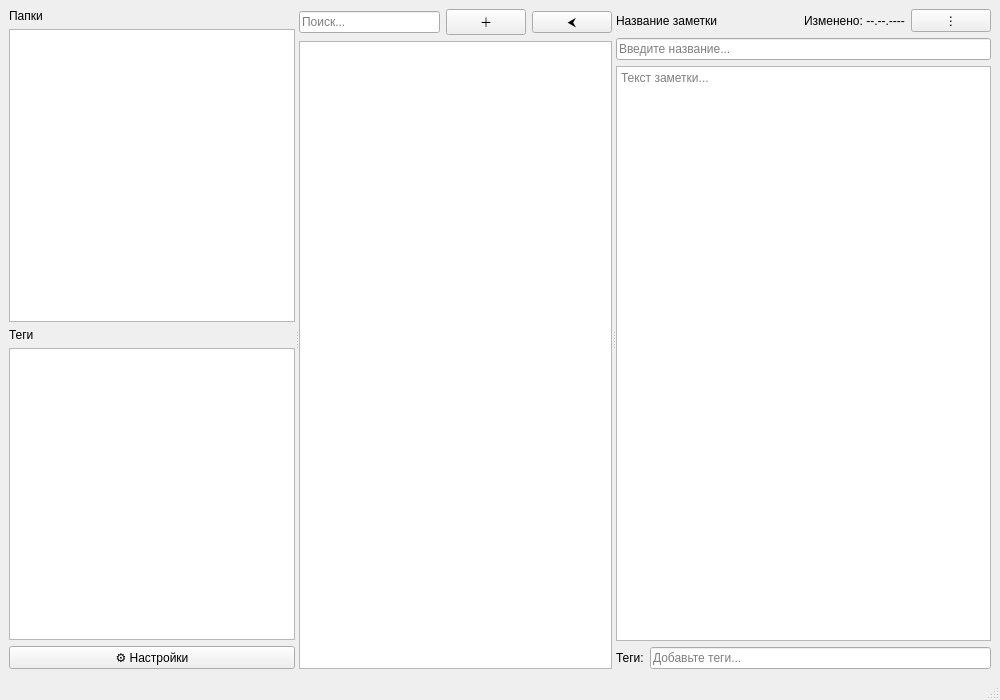
<?xml version="1.0" encoding="UTF-8"?>
<ui version="4.0">
 <class>MainWindow</class>
 <widget class="QMainWindow" name="MainWindow">
  <property name="geometry">
   <rect>
    <x>0</x>
    <y>0</y>
    <width>1000</width>
    <height>700</height>
   </rect>
  </property>
  <property name="windowTitle">
   <string>Notes App</string>
  </property>
  <widget class="QWidget" name="centralwidget">
   <layout class="QHBoxLayout" name="mainLayout">
    <item>
     <widget class="QSplitter" name="mainSplitter">
      <property name="orientation">
       <enum>Qt::Horizontal</enum>
      </property>
      <!-- Левая панель -->
      <widget class="QWidget" name="leftPanel">
       <layout class="QVBoxLayout" name="leftLayout">
        <item>
         <widget class="QLabel" name="foldersLabel">
          <property name="text">
           <string>Папки</string>
          </property>
         </widget>
        </item>
        <item>
         <widget class="QListWidget" name="foldersList"/>
        </item>
        <item>
         <widget class="QLabel" name="tagsLabel">
          <property name="text">
           <string>Теги</string>
          </property>
         </widget>
        </item>
        <item>
         <widget class="QListWidget" name="tagsList"/>
        </item>
        <item>
         <widget class="QPushButton" name="settingsButton">
          <property name="text">
           <string>⚙ Настройки</string>
          </property>
         </widget>
        </item>
       </layout>
      </widget>
      <!-- Центральная панель -->
      <widget class="QWidget" name="centerPanel">
       <layout class="QVBoxLayout" name="centerLayout">
        <item>
         <layout class="QHBoxLayout" name="searchLayout">
          <item>
           <widget class="QLineEdit" name="searchEdit">
            <property name="placeholderText">
             <string>Поиск...</string>
            </property>
           </widget>
          </item>
          <item>
           <widget class="QPushButton" name="addNoteButton">
            <property name="text">
             <string>＋</string>
            </property>
           </widget>
          </item>
          <item>
           <widget class="QPushButton" name="toggleLeftPanelButton">
            <property name="text">
             <string>⮜</string>
            </property>
           </widget>
          </item>
         </layout>
        </item>
        <item>
         <widget class="QListWidget" name="notesList"/>
        </item>
       </layout>
      </widget>
      <!-- Правая панель -->
      <widget class="QWidget" name="rightPanel">
       <layout class="QVBoxLayout" name="rightLayout">
        <item>
         <layout class="QHBoxLayout" name="noteHeaderLayout">
          <item>
           <widget class="QLabel" name="noteTitleLabel">
            <property name="text">
             <string>Название заметки</string>
            </property>
           </widget>
          </item>
          <item>
           <spacer name="headerSpacer">
            <property name="orientation">
             <enum>Qt::Horizontal</enum>
            </property>
            <property name="sizeHint" stdset="0">
             <size>
              <width>40</width>
              <height>20</height>
             </size>
            </property>
           </spacer>
          </item>
          <item>
           <widget class="QLabel" name="editDateLabel">
            <property name="text">
             <string>Изменено: --.--.----</string>
            </property>
            <property name="toolTip">
             <string>Создано: --.--.----</string>
            </property>
           </widget>
          </item>
          <item>
           <widget class="QPushButton" name="menuButton">
            <property name="text">
             <string>⋮</string>
            </property>
           </widget>
          </item>
         </layout>
        </item>
        <item>
         <widget class="QLineEdit" name="noteTitleEdit">
          <property name="placeholderText">
           <string>Введите название...</string>
          </property>
         </widget>
        </item>
        <item>
         <widget class="QTextEdit" name="noteBodyEdit">
          <property name="placeholderText">
           <string>Текст заметки...</string>
          </property>
         </widget>
        </item>
        <item>
         <layout class="QHBoxLayout" name="tagsLayout">
          <item>
           <widget class="QLabel" name="noteTagsLabel">
            <property name="text">
             <string>Теги:</string>
            </property>
           </widget>
          </item>
          <item>
           <widget class="QLineEdit" name="noteTagsEdit">
            <property name="placeholderText">
             <string>Добавьте теги...</string>
            </property>
           </widget>
          </item>
         </layout>
        </item>
       </layout>
      </widget>
     </widget>
    </item>
   </layout>
  </widget>
  <widget class="QMenuBar" name="menubar"/>
  <widget class="QStatusBar" name="statusbar"/>
 </widget>
 <resources/>
 <connections/>
</ui>
